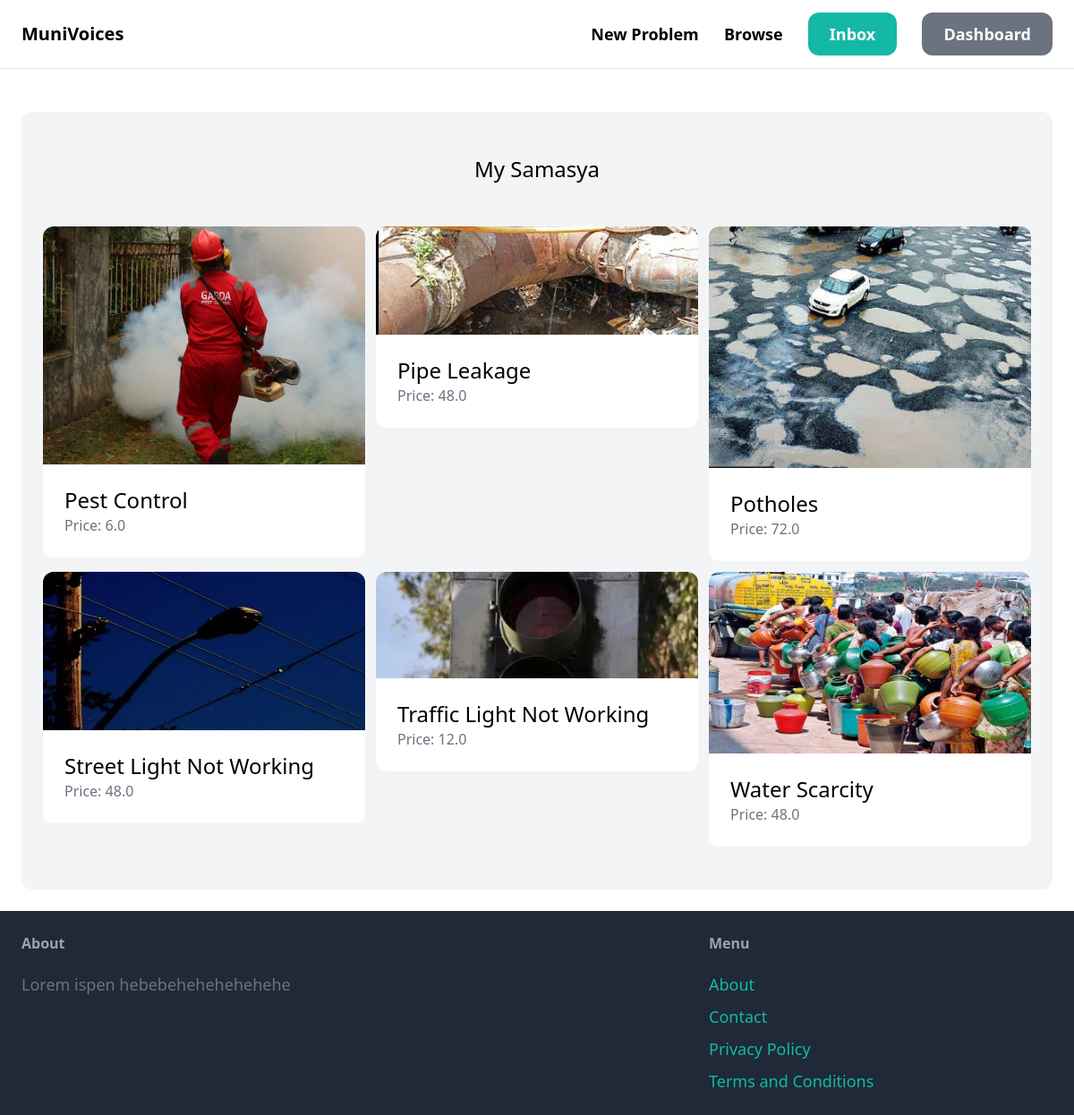
The page /dashboard/ (signed in) on the database its author committed.
### samasya/models.py (models this page shows, shortened)
class Samasya(models.Model):
    category=models.ForeignKey(Category, related_name='samasyas',on_delete=models.CASCADE)
    name= models.CharField(max_length=255)
    description=models.TextField(blank=True, null=True)
    time=models.FloatField()
    image=models.ImageField(upload_to='samaya_images',blank=True,null=True) # for images i installed pillows
    is_solved=models.BooleanField(default=False)
    submitted_by=models.ForeignKey(User, related_name='samasyas', on_delete=models.CASCADE)
    submitted_at=models.DateTimeField(auto_now_add=True)
    class Meta:
        ordering=('name',) #this is like order by , by alpabhet arrange kiya
        verbose_name_plural='Samasya'

### dashboard/views.py (the view)
# urls.py: path('',views.index , name='index'),
@login_required
def index(request):
    samasyas = Samasya.objects.filter(submitted_by=request.user)
    return render(request, 'dashboard/index.html', {
        'samasyas': samasyas,
    })

### dashboard/templates/dashboard/index.html (shortened to what this page needs)
{% extends 'core/base.html' %}
{% block content %}
    <div class="mt-6 px-6 py-12 bg-gray-100 rounded-xl">
        <h2 class="mb-12 text-2xl text-center">My Samasya</h2>
        <div class="grid grid-cols-3 gap-3">
            {% for samasya in samasyas %}
                <div>
                    <a href="{% url 'samasya:detail' samasya.id %}">
                        <div>
                            <img src="{{ samasya.image.url }}" class="rounded-t-xl">
                        </div>
                        <div class="p-6 bg-white rounded-b-xl">
                            <h2 class="text-2xl">{{ samasya.name }}</h2>
                            <p class="text-gray-500">Price: {{ samasya.time }}</p>
                        </div>
                    </a>
                </div>
            {% endfor %}
        </div>
    </div>
{% endblock %}

### rows shown on the page
Samasya: image (picture), name "Pest Control", time "6.0"
Samasya: image (picture), name "Pipe Leakage", time "48.0"
Samasya: image (picture), name "Potholes", time "72.0"
Samasya: image (picture), name "Street Light Not Working", time "48.0"
Samasya: image (picture), name "Traffic Light Not Working", time "12.0"
Samasya: image (picture), name "Water Scarcity", time "48.0"
